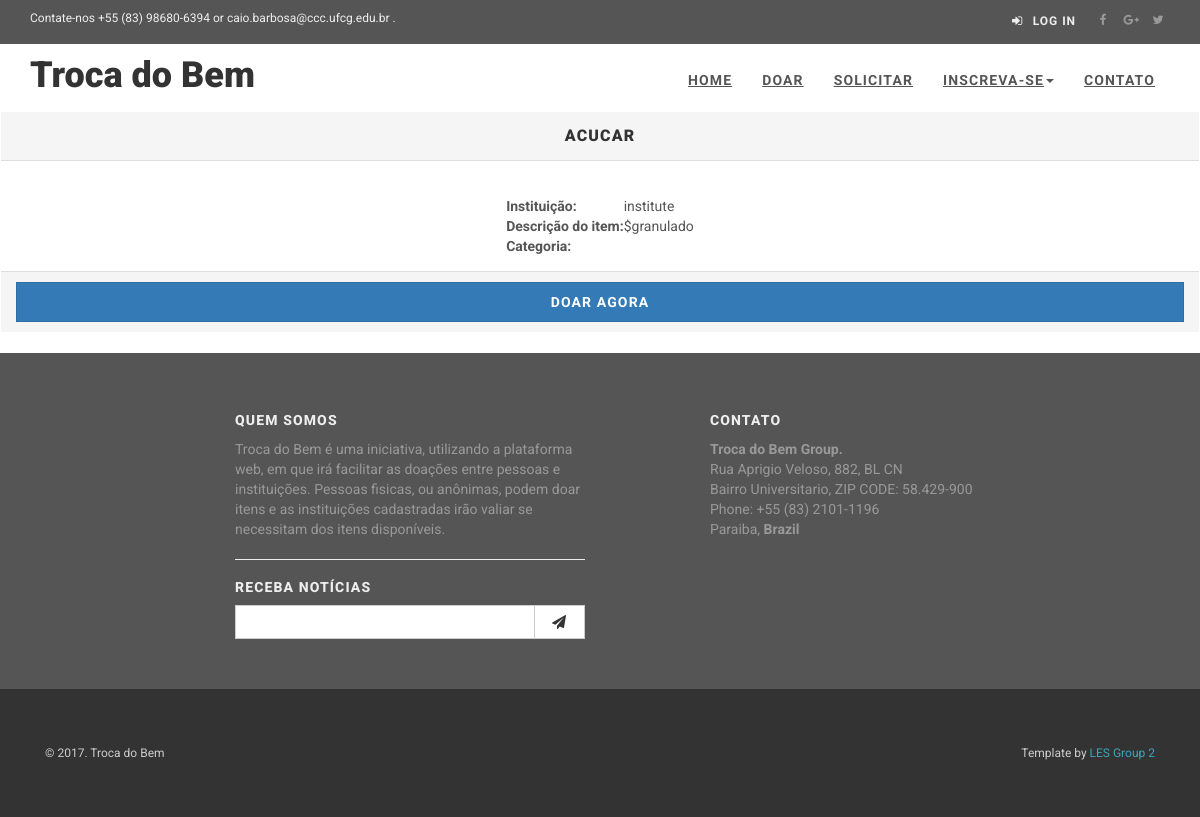
Screenshot of /requeriments/3/ with the database file from the repository.
### app/models.py (models this page shows, shortened)
class TimeStamped(models.Model):
    class Meta:
        abstract = True
    created_at = models.DateTimeField(auto_now_add=True)
    published_at = models.DateTimeField(auto_now=True)

class Requirement(TimeStamped):
    class Meta:
        verbose_name = "Necessidade"
        verbose_name_plural = "Necessidades"
    name = models.CharField(max_length=100, blank=True, null=True)
    type = models.CharField(max_length=50, choices=object_type)
    status = models.BooleanField(default=True)
    owner = models.ForeignKey(User, on_delete=models.CASCADE, blank=True, null=True)
    description = models.TextField(max_length=300)

### app/views/ShowcaseRequerimentView.py (the view)
# urls.py: url(r'^requeriments/(?P<requeriment_id>\d+)/$', requeriment_detail, name='detail'),
def requeriment_detail(request, requeriment_id):
    requeriments = Requirement.objects.get(id=requeriment_id)
    return render(request, 'view_showcase_requeriment_details.html',
                  {'requeriments': requeriments})

### app/templates/view_showcase_requeriment_details.html (shortened to what this page needs)
{% extends 'base.html' %}
{% load staticfiles %}
{% block content %}
    <div class="treasure panel panel-default">
        <div class="panel-heading">
            <h3 class="panel-title" align="center">{{ requeriments.name }}</h3>
        </div>
        <div class="panel-body">
            <div class="treasure-photo-detail" align="center">
            </div>
            <table class="treasure-table" align="center">
                <tr>
                    <th>
                        Instituição:
                    </th>
                    <td>{{ requeriments.owner }}</td>
                </tr>
                <tr>
                    <th>
                        Descrição do item:
                    </th>
                    <td>${{ requeriments.description }}</td>
                </tr>
                <tr>
                    <th>
                        Categoria:
                    </th>
                    <td>{{ requeriments.type }}</td>
                </tr>
            </table>
        </div>
        <div class="panel-footer"
            <div class="col-md-4 " >
                {% if user.is_authenticated %}
                    <a href="/requeriments/{{requeriments.id}}/donationrequeriment/{{ user.pk }}" class="btn btn-primary center-block btn-lg">
                        <center>Doar
                            Agora</center></a>
                {% else %}
                    <a href="/requeriments/{{requeriments.id}}/donationrequeriment/{{ user.pk }}" class="btn btn-primary center-block btn-lg">
                        <center>Doar
                            Agora</center></a>
                {% endif %}
            </div>
        </div>
{% endblock %}

### static/css/style.default.css (style rules this page uses)
.center-block { display: block; margin-left: auto; margin-right: auto; }
a, button { -webkit-transition: all 0.2s ease-out; -moz-transition: all 0.2s ease-out; transition: all 0.2s ease-out; }
.btn { font-weight: 700; font-family: "Roboto", Helvetica, Arial, sans-serif; text-transform: uppercase; letter-spacing: 0.08em; padding: 6px 12px; font-size: 13px; line-height: 1.42857143; border-radius: 0; }
.btn-lg { padding: 10px 16px; font-size: 14px; line-height: 1.33; border-radius: 0; }
body { font-family: "Roboto", Helvetica, Arial, sans-serif; font-size: 14px; line-height: 1.42857143; color: #555555; }
a { color: #38a7bb; text-decoration: none; }
h1, h2, h3, h4, h5, h6, .h1, .h2, .h3, .h4, .h5, .h6 { font-family: "Roboto", Helvetica, Arial, sans-serif; font-weight: 900; line-height: 1.1; color: #333333; }
h1, .h1, h2, .h2, h3, .h3 { margin-top: 20px; margin-bottom: 20px; }
.panel { margin-bottom: 20px; background-color: #ffffff; border: 1px solid transparent; border-radius: 0; -webkit-box-shadow: 0 0 0; box-shadow: 0 0 0; }
.panel-heading { border-top-right-radius: 0; border-top-left-radius: 0; text-transform: uppercase; letter-spacing: 0.08em; padding: 15px 15px; }

### static/css/custom.css (style rules this page uses)
.btn.btn-lg { padding: 10px 40px; }
@media screen and (min-width: 0px) { .hero > hgroup > h1,h2,h3 { color: #ffffff; } }

### rows the page displays
Requirement: name "ACUCAR", owner "institute", description "granulado"
